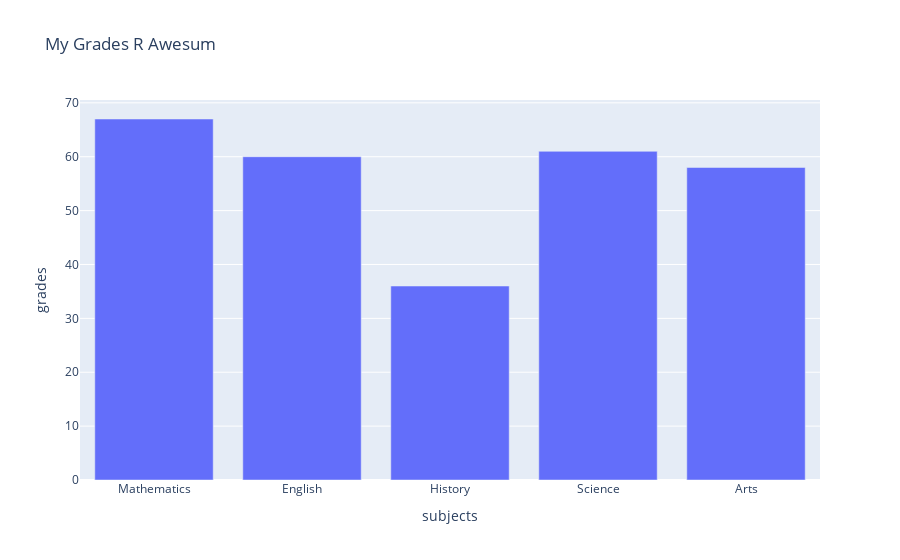

Here is the notebook cell this chart was saved with:
### Markdown cell above
Plotly express makes it easy to plot a dataframe

### Code cell
# Same plot as a one-liner using plotly.express
px.bar(grades_df, x='subjects', y='grades', title='My Grades R Awesum')

### Figure 1 — Plotly figure (JSON) as saved in the notebook; plotly's stock layout.template omitted (floating-point values rounded to 4 significant figures)
{"data": [{"alignmentgroup": "True", "hovertemplate": "subjects=%{x}<br>grades=%{y}<extra></extra>", "legendgroup": "", "marker": {"color": "#636efa", "pattern": {"shape": ""}}, "name": "", "offsetgroup": "", "orientation": "v", "showlegend": false, "textposition": "auto", "type": "bar", "x": ["Mathematics", "English", "History", "Science", "Arts"], "xaxis": "x", "y": [67, 60, 36, 61, 58], "yaxis": "y"}], "layout": {"autosize": true, "barmode": "relative", "legend": {"tracegroupgap": 0}, "title": {"text": "My Grades R Awesum"}, "xaxis": {"anchor": "y", "autorange": true, "domain": [0, 1], "range": [-0.5, 4.5], "title": {"text": "subjects"}, "type": "category"}, "yaxis": {"anchor": "x", "autorange": true, "domain": [0, 1], "range": [0, 70.53], "title": {"text": "grades"}, "type": "linear"}}}
